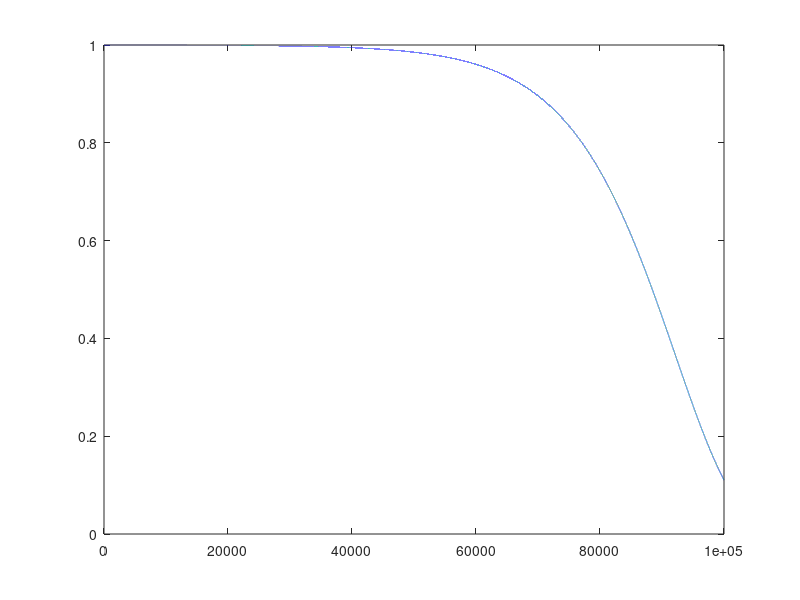
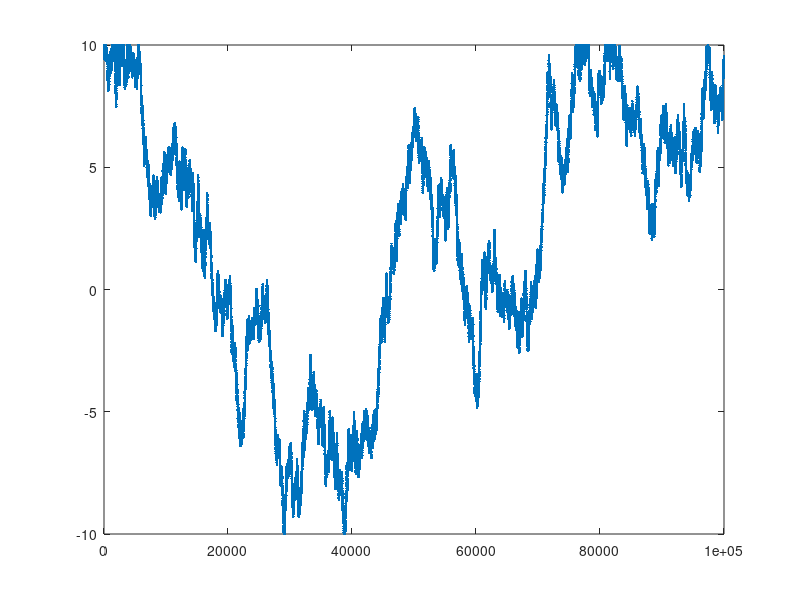

Write the MATLAB code that produced these figures, in order.
clc,clear

f = @(x)-(x-2)^2;
num = 100000;
T = 1e4;
T_decrease = 0.9999;
x_min = -10;
x_max = 10;

range = 0.1;

x0 = x_min+rand*(x_max-x_min);
y0 = f(x0);
box = zeros(1,num);
box_x = zeros(1,num);

for i = 1:num
    deta = 2*(rand-0.5)*range;
    x1 = x0 + deta;
    if x1<x_min;
        x1 = x_min;
    end
    if x1 > x_max
        x1 = x_max;   
    end
    y1 = f(x1);
    error = y1-y0;
    if error >= 0
        x0 = x1;
        y1 = y0;
    elseif exp(-1/T)>rand;
        x0 = x1;
        y1 = y0;
    end
    box(i) = exp(-1/T);
    box_x(i) = x0;
    
    T = T*T_decrease;
end
x0
plot(box)
figure
plot(box_x,'.')

